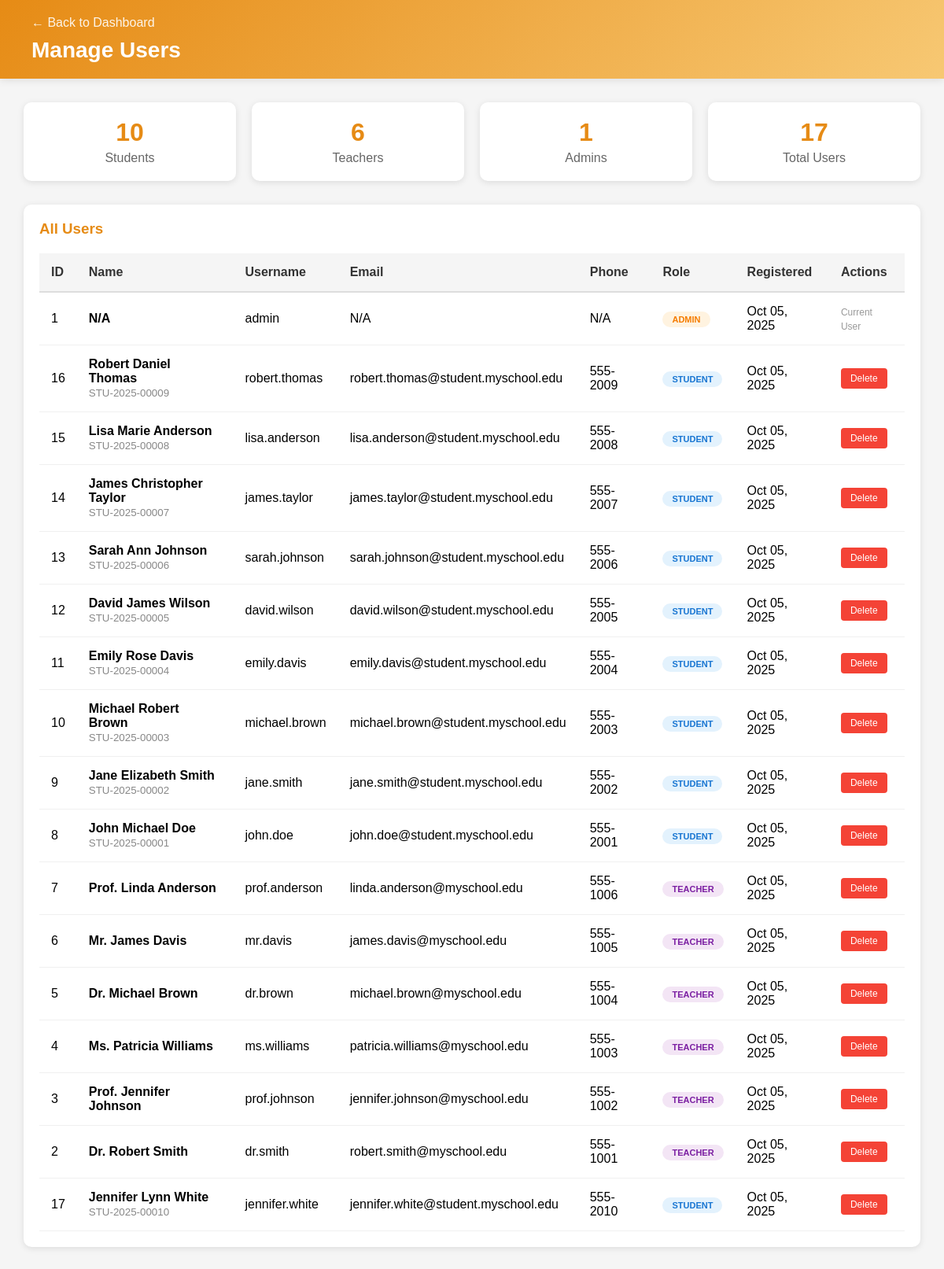
/admin_users.php (signed in), run on the app's committed database.
### tables this page shows
CREATE TABLE users (
  id INT AUTO_INCREMENT PRIMARY KEY,
  username VARCHAR(100) UNIQUE NOT NULL,
  password VARCHAR(255) NOT NULL,
  role ENUM('admin','teacher','student') NOT NULL,
  created_at TIMESTAMP DEFAULT CURRENT_TIMESTAMP
);

CREATE TABLE students (
  id INT AUTO_INCREMENT PRIMARY KEY,
  user_id INT,  
  student_id VARCHAR(50) UNIQUE,
  name VARCHAR(200),
  dob DATE,
  gender VARCHAR(10),
  email VARCHAR(150),
  phone VARCHAR(50),
  address TEXT,
  emergency_contact VARCHAR(150),
  created_at TIMESTAMP DEFAULT CURRENT_TIMESTAMP,
  FOREIGN KEY (user_id) REFERENCES users(id) ON DELETE SET NULL
);

### admin_users.php (the view, shortened to what this page needs)
<?php
$conn = getDBConnection();
$users = $conn->query("
    SELECT u.id, u.username, u.role, u.created_at,
           COALESCE(s.name, t.name) as name,
           COALESCE(s.email, t.email) as email,
           COALESCE(s.phone, t.phone) as phone,
           s.student_id
    FROM users u
    LEFT JOIN students s ON u.id = s.user_id
    LEFT JOIN teachers t ON u.id = t.user_id
    ORDER BY u.created_at DESC
")->fetch_all(MYSQLI_ASSOC);
?>
<!DOCTYPE html>
<html>
<head>
</head>
<body>
    <div class="header">
        <a href="admin_dashboard.php" class="back-link">← Back to Dashboard</a>
        <h1>Manage Users</h1>
    </div>
    <div class="container">
        <div class="stats">
            <div class="stat-box">
                <div class="number"><?php echo count(array_filter($users, fn($u) => $u['role'] == 'student')); ?></div>
                <div class="label">Students</div>
            </div>
            <div class="stat-box">
                <div class="number"><?php echo count(array_filter($users, fn($u) => $u['role'] == 'teacher')); ?></div>
                <div class="label">Teachers</div>
            </div>
            <div class="stat-box">
                <div class="number"><?php echo count(array_filter($users, fn($u) => $u['role'] == 'admin')); ?></div>
                <div class="label">Admins</div>
            </div>
            <div class="stat-box">
                <div class="number"><?php echo count($users); ?></div>
                <div class="label">Total Users</div>
            </div>
        </div>
        <div class="table-container">
            <h3 style="margin-bottom: 20px; color: rgb(230, 139, 21);">All Users</h3>
            <table>
                <thead>
                    <tr>
                        <th>ID</th>
                        <th>Name</th>
                        <th>Username</th>
                        <th>Email</th>
                        <th>Phone</th>
                        <th>Role</th>
                        <th>Registered</th>
                        <th>Actions</th>
                    </tr>
                </thead>
                <tbody>
                    <?php foreach ($users as $user): ?>
                    <tr>
                        <td><?php echo $user['id']; ?></td>
                        <td>
                            <strong><?php echo htmlspecialchars($user['name'] ?: 'N/A'); ?></strong>
                            <?php if ($user['student_id']): ?>
                                <br><small style="color: #888;"><?php echo htmlspecialchars($user['student_id']); ?></small>
                            <?php endif; ?>
                        </td>
                        <td><?php echo htmlspecialchars($user['username']); ?></td>
                        <td><?php echo htmlspecialchars($user['email'] ?: 'N/A'); ?></td>
                        <td><?php echo htmlspecialchars($user['phone'] ?: 'N/A'); ?></td>
                        <td>
                            <span class="role-badge role-<?php echo $user['role']; ?>">
                                <?php echo $user['role']; ?>
                            </span>
                        </td>
                        <td><?php echo date('M d, Y', strtotime($user['created_at'])); ?></td>
                        <td>
                            <?php if ($user['id'] != $_SESSION['user_id']): ?>
                                <a href="?delete=1&id=<?php echo $user['id']; ?>"
                                   class="btn btn-danger"
                                   onclick="return confirm('Are you sure you want to delete this user?')">
                                    Delete
                                </a>
                            <?php else: ?>
                                <span style="color: #999; font-size: 12px;">Current User</span>
                            <?php endif; ?>
                        </td>
                    </tr>
                    <?php endforeach; ?>
                </tbody>
            </table>
        </div>
    </div>
</body>
</html>

### admin_users.php (style rules this page uses)
* { margin: 0; padding: 0; box-sizing: border-box; }
body { font-family: Arial, sans-serif; background: #f5f5f5; }
.header { background: linear-gradient(135deg, rgb(230, 139, 21), #f7c873); color: white; padding: 20px 40px; box-shadow: 0 2px 10px rgba(0,0,0,0.1); }
.header h1 { font-size: 28px; }
.back-link { color: white; text-decoration: none; display: inline-block; margin-bottom: 10px; opacity: 0.9; }
.container { max-width: 1400px; margin: 0 auto; padding: 30px; }
.stats { display: flex; gap: 20px; margin-bottom: 30px; }
.stat-box { background: white; padding: 20px; border-radius: 10px; box-shadow: 0 2px 8px rgba(0,0,0,0.1); flex: 1; text-align: center; }
.stat-box .number { font-size: 32px; font-weight: bold; color: rgb(230, 139, 21); }
.stat-box .label { color: #666; margin-top: 5px; }
.table-container { background: white; padding: 20px; border-radius: 10px; box-shadow: 0 2px 8px rgba(0,0,0,0.1); }
table { width: 100%; border-collapse: collapse; }
th { background: #f5f5f5; padding: 15px; text-align: left; font-weight: bold; color: #333; border-bottom: 2px solid #ddd; }
td { padding: 15px; border-bottom: 1px solid #f0f0f0; }
.role-badge { padding: 4px 12px; border-radius: 12px; font-size: 11px; font-weight: bold; text-transform: uppercase; }
.role-student { background: #e3f2fd; color: #1976d2; }
.role-teacher { background: #f3e5f5; color: #7b1fa2; }
.role-admin { background: #fff3e0; color: #f57c00; }
.btn { padding: 6px 12px; border: none; border-radius: 4px; cursor: pointer; text-decoration: none; font-size: 12px; display: inline-block; }
.btn-danger { background: #f44336; color: white; }

### data on the page
users: id "1", name "N/A", username "admin", email "N/A", phone "N/A", role "ADMIN", created_at "Oct 05, 2025", shows "Current User"
students: user "16", name "Robert Daniel Thomas", student "STU-2025-00009", user.username "robert.thomas", email "robert.thomas@student.myschool.edu", phone "555-2009", user.role "STUDENT", user.created_at "Oct 05, 2025"
students: user "15", name "Lisa Marie Anderson", student "STU-2025-00008", user.username "lisa.anderson", email "lisa.anderson@student.myschool.edu", phone "555-2008", user.role "STUDENT", user.created_at "Oct 05, 2025"
students: user "14", name "James Christopher Taylor", student "STU-2025-00007", user.username "james.taylor", email "james.taylor@student.myschool.edu", phone "555-2007", user.role "STUDENT", user.created_at "Oct 05, 2025"
students: user "13", name "Sarah Ann Johnson", student "STU-2025-00006", user.username "sarah.johnson", email "sarah.johnson@student.myschool.edu", phone "555-2006", user.role "STUDENT", user.created_at "Oct 05, 2025"
students: user "12", name "David James Wilson", student "STU-2025-00005", user.username "david.wilson", email "david.wilson@student.myschool.edu", phone "555-2005", user.role "STUDENT", user.created_at "Oct 05, 2025"
students: user "11", name "Emily Rose Davis", student "STU-2025-00004", user.username "emily.davis", email "emily.davis@student.myschool.edu", phone "555-2004", user.role "STUDENT", user.created_at "Oct 05, 2025"
students: user "10", name "Michael Robert Brown", student "STU-2025-00003", user.username "michael.brown", email "michael.brown@student.myschool.edu", phone "555-2003", user.role "STUDENT", user.created_at "Oct 05, 2025"
students: user "9", name "Jane Elizabeth Smith", student "STU-2025-00002", user.username "jane.smith", email "jane.smith@student.myschool.edu", phone "555-2002", user.role "STUDENT", user.created_at "Oct 05, 2025"
students: user "8", name "John Michael Doe", student "STU-2025-00001", user.username "john.doe", email "john.doe@student.myschool.edu", phone "555-2001", user.role "STUDENT", user.created_at "Oct 05, 2025"
users: id "7", name "Prof. Linda Anderson", username "prof.anderson", email "linda.anderson@myschool.edu", phone "555-1006", role "TEACHER", created_at "Oct 05, 2025"
users: id "6", name "Mr. James Davis", username "mr.davis", email "james.davis@myschool.edu", phone "555-1005", role "TEACHER", created_at "Oct 05, 2025"
users: id "5", name "Dr. Michael Brown", username "dr.brown", email "michael.brown@myschool.edu", phone "555-1004", role "TEACHER", created_at "Oct 05, 2025"
users: id "4", name "Ms. Patricia Williams", username "ms.williams", email "patricia.williams@myschool.edu", phone "555-1003", role "TEACHER", created_at "Oct 05, 2025"
users: id "3", name "Prof. Jennifer Johnson", username "prof.johnson", email "jennifer.johnson@myschool.edu", phone "555-1002", role "TEACHER", created_at "Oct 05, 2025"
users: id "2", name "Dr. Robert Smith", username "dr.smith", email "robert.smith@myschool.edu", phone "555-1001", role "TEACHER", created_at "Oct 05, 2025"
students: user "17", name "Jennifer Lynn White", student "STU-2025-00010", user.username "jennifer.white", email "jennifer.white@student.myschool.edu", phone "555-2010", user.role "STUDENT", user.created_at "Oct 05, 2025"

### other printed values
count(array_filter($users, fn($u) => $u['role'] == 'student')) "10"
count(array_filter($users, fn($u) => $u['role'] == 'teacher')) "6"
count(array_filter($users, fn($u) => $u['role'] == 'admin')) "1"
count($users) "17"
